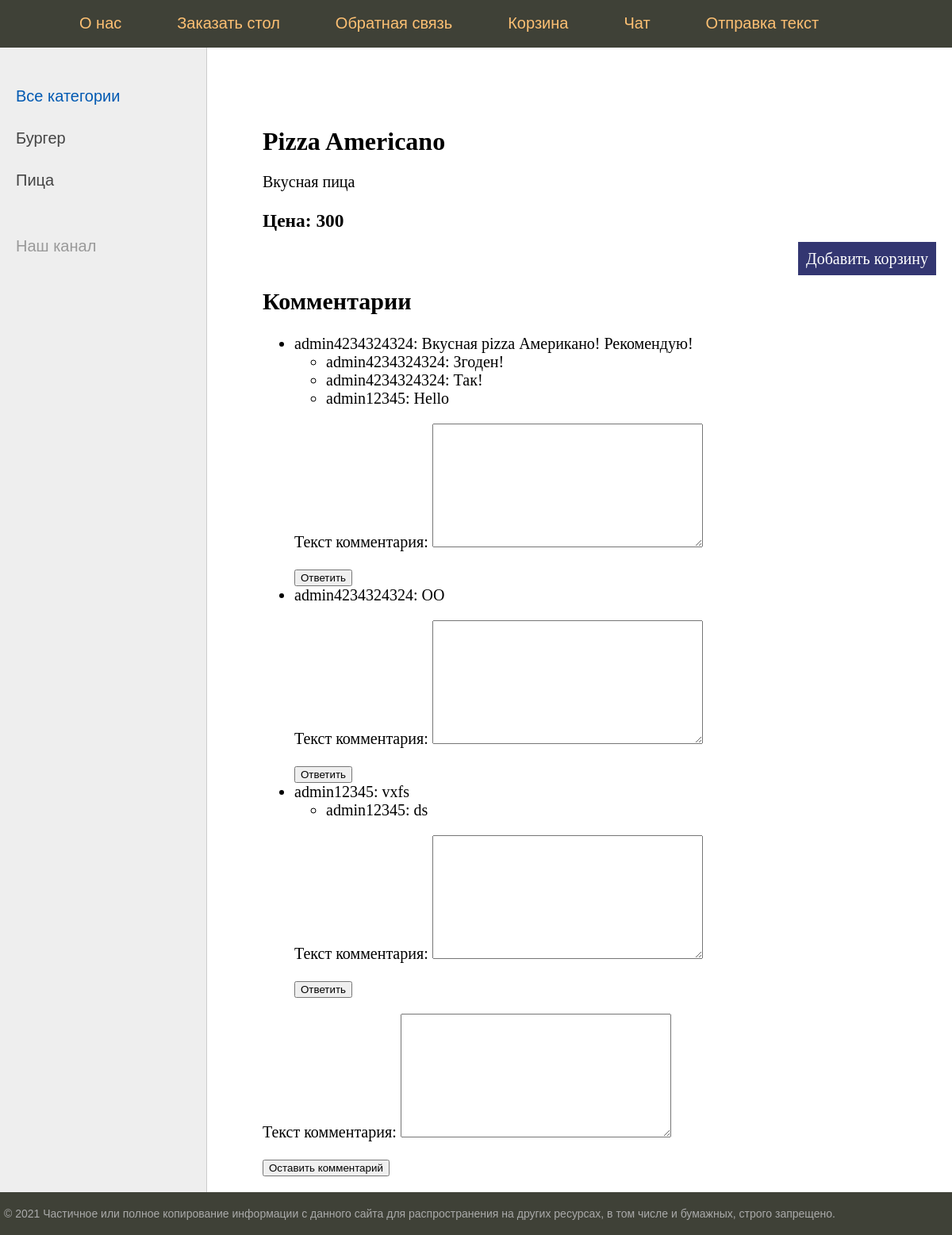
Page /post/pizza-americano/ (signed in) on the committed database.
### core/models.py (models this page shows, shortened)
class Category(models.Model):
    name = models.CharField(max_length=100, db_index=True, verbose_name="Категория")
    slug = models.SlugField(max_length=255, unique=True, null=True, db_index=True, verbose_name="URL")
    def get_absolute_url(self):
        return reverse('category', kwargs={'cat_id': self.pk})
    class Meta:
        verbose_name = "Категория"
        verbose_name_plural = 'Категория'
        ordering = ['name']

class Food(models.Model):
    title = models.CharField(max_length=255, verbose_name="Названия")
    content = models.TextField(blank=True, verbose_name="Описания")
    price = models.IntegerField(null=True, verbose_name="Цена")
    slug = models.SlugField(max_length=255, unique=True, null=True, db_index=True, verbose_name="URL")
    photo = models.ImageField(upload_to='photos/%Y/%m/%d', verbose_name="Фото")
    time_create = models.DateTimeField(auto_now_add=True, verbose_name="Время создание")
    time_upload = models.DateTimeField(auto_now=True, verbose_name="Время изменения")
    category = models.ForeignKey('Category', on_delete=models.PROTECT, null=True, verbose_name="Категория")
    class Meta:
        verbose_name = "Меню"
        verbose_name_plural = 'Меню'
        ordering = ['title']

class Comment(models.Model):
    user = models.ForeignKey(User, on_delete=models.CASCADE)
    food = models.ForeignKey(Food, related_name='comments', on_delete=models.CASCADE)
    text = models.TextField(verbose_name="Текст комментария")
    created_date = models.DateTimeField(auto_now_add=True, verbose_name="Дата создания")
    approved_comment = models.BooleanField(default=False)

class Reply(models.Model):
    user = models.ForeignKey(User, on_delete=models.CASCADE)
    comment = models.ForeignKey(Comment, related_name='replies', on_delete=models.CASCADE)
    text = models.TextField(verbose_name="Текст ответа")
    created_date = models.DateTimeField(auto_now_add=True, verbose_name="Дата создания")

### core/views.py (the view)
# urls.py: path('post/<slug:post_slug>/', cache_page(60)(ShowPost.as_view()), name='post'),
class ShowPost(DataMixin, DetailView):
    model = Food
    template_name = 'core/post.html'
    context_object_name = 'post'
    def get_context_data(self, *, object_list=None, **kwargs):
        context = super().get_context_data(**kwargs)
        c_def = self.get_user_context(title="")
        context['comments'] = self.object.comments.all()
        context['form'] = CommentForm()
        return context | c_def
    def get_object(self, queryset=None):
        post_slug = self.kwargs['post_slug']
        return Food.objects.get(slug=post_slug)
    def post(self, request, *args, **kwargs):
        form = CommentForm(request.POST)
        if form.is_valid():
            comment = form.save(commit=False)
            comment.user = request.user
            comment.food = self.get_object()
            comment.save()
            return redirect('post', post_slug=self.get_object().slug)
        context = self.get_context_data()
        context['form'] = form
        return self.render_to_response(context)

### core/forms.py
class CommentForm(forms.ModelForm):
    class Meta:
        model = Comment
        fields = ['text']

### core/utils.py (called while the page is built)
    def get_user_context(self, **kwargs):
        context = kwargs
        cats = cache.get("cats")
        if not cats:
            cats = Category.objects.all()
            cache.set("cats", cats, 15)
        user_menu = menu.copy()
        if not self.request.user.is_authenticated:
            user_menu.pop(1)
        context['menu'] = user_menu
        context['cats'] = cats
        if 'cat_selected' not in context:
            context['cat_selected'] = 0
        return context

### core/templates/core/post.html (shortened to what this page needs)
{% extends 'core/base.html' %}
{% block content %}
<h1>{{post.title}}</h1>
{{post.content|linebreaks}}
    <h3>Цена: {{post.price}}</h3>
<p class="link-read-post"><a href="{% url 'add_to_cart' post.id %}">Добавить корзину</a></p>
<h2>Комментарии</h2>
{% if comments %}
    <ul>
        {% for comment in comments %}
            <li>
                {{ comment.user.username }}: {{ comment.text }}
                {% if comment.replies.all %}
                    <ul>
                        {% for reply in comment.replies.all %}
                            <li>{{ reply.user.username }}: {{ reply.text }}</li>
                        {% endfor %}
                    </ul>
                {% endif %}
                <form method="POST" action="{% url 'reply_create' pk=comment.pk %}">
                    {{ form.as_p }}
                    <button type="submit">Ответить</button>
                </form>
            </li>
        {% endfor %}
    </ul>
{% else %}
    <p>No comments yet.</p>
{% endif %}
<form method="POST" action="{% url 'comment_create' post_slug=post.slug %}">
    {{ form.as_p }}
    <button type="submit">Оставить комментарий</button>
</form>
{% endblock %}

### core/templates/core/base.html (shortened to what this page needs)
{% load static %}
<!DOCTYPE html>
<html>
<head>
	<link type="text/css" href="{% static 'core/css/styles.css' %}" rel="stylesheet" />
</head>
<body>
<table class="table-page" border=0 cellpadding="0" cellspacing="0">
<tr><td valign=top>
{% block mainmenu %}
		<div class="header">
			<ul id="mainmenu" class="mainmenu">
			<li class="logo"><a href="{% url 'home' %}"><div class="logo"></div></a></li>
{% for m in menu %}
		<li><a href="{% url m.url_name %}">{{m.title}}</a></li>
{% endfor %}
			{% if request.user.is_authenticated %}
			<li class="last"> {{user.username}} | <a href="{% url 'logout' %}">Выйти</a></li>
			{% else %}
			<li class="last"><a href="{% url 'register' %}">Регистрация</a> | <a href="{% url 'login' %}">Войти</a></li>
			{% endif %}
			</ul>
		</div>
{% endblock mainmenu %}
<table class="table-content" border=0 cellpadding="0" cellspacing="0">
<tr>
	<td valign="top" class="left-chapters">
	<ul id="leftchapters">
{% if cat_selected == 0 %}
		<li class="selected">Все категории</li>
{% else %}
		<li><a href="{% url 'home' %}">Все категории</a></li>
{% endif %}
{% for c in cats %}
		{% if c.slug == cat_selected %}
			<li class="selected">{{c.name}}</li>
		{% else %}
			<li><a href="{{ c.get_absolute_url }}">{{c.name}}</a></li>
		{% endif %}
{% endfor %}
		<li class="share">
		<p>Наш канал</p>
		<a class="share-yt" href="https://www.youtube.com/channel/UClJzWfGWuGJL2t-3dYKcHTA/playlists" target="_blank" rel="nofollow"></a>
		</li>
	</ul>
</td>
<td valign="top" class="content">
	<div class="content-text">
	{% block content %}
	{% endblock %}
	</div>
</td></tr></table>
</td></tr>
<tr><td valign=top>
	<div id="footer">
		<p>&copy; 2021 Частичное или полное копирование информации с данного сайта для распространения на других ресурсах, в том числе и бумажных, строго запрещено.</p>
	</div>
</td></tr></table>
</body>
</html>

### core/static/core/css/styles.css (style rules this page uses)
html, body { font-family: 'Arial'; margin: 0; padding: 0; height: 100%; width: 100%; color: #444; }
a { color: #0059b2; text-decoration: none; }
p.link-read-post { text-align: right; }
p.link-read-post a { padding: 10px; min-width: 100px; background: #333671; color: #fff; text-decoration: none; }
.table-page { width: 100%; height: 100%; vertical-align: top; }
.table-page tr { height: 100%; }
.header { background: #3F4137; height: 60px; }
.logo { background: url('../images/logo.png') no-repeat 10px 5px; width: 70px; height: 60px; }
ul.mainmenu { list-style: none; margin: 0; padding: 0; height: 60px; color: #fdc073; font-size: 20px; overflow: hidden; }
ul.mainmenu li { float: left; margin: 18px 40px 0 30px; }
ul.mainmenu li.logo { margin: 0; }
ul.mainmenu li.last { float: right; }
ul.mainmenu li a { color: #fdc073; text-decoration: none; }
.table-content { width: 100%; min-height: 100%; height: 100%; }
.left-chapters { margin: 0; background: #eee; border-right: 1px solid #ccc; min-height: 100%; }
.left-chapters ul { width: 230px; min-height: 100%; margin: 0; padding: 20px 10px 10px 20px; list-style: none; font-size: 20px; }
.left-chapters ul li { margin: 30px 0 0 0; color: #999; }
.left-chapters ul li.selected { color: #0059b2; }
.left-chapters ul li a { color: #444; text-decoration: none; }
.left-chapters ul li.share { margin: 60px 0 0 0; }
.left-chapters ul li.share p { margin: 30px 0 30px 0; }
.left-chapters ul li.share a { display: inline-block; width: 40px; height: 40px; margin: 0 20px 0 0; }
.left-chapters ul li.share a.share-yt { width: 100%; height: 30px; background: url('../images/share_yt.png') no-repeat 0 0 }
.content { padding: 40px 20px 20px 40px; width: 100%; box-sizing: border-box; }
.content-text { margin: 60px 0 0 30px; color: #000; font-size: 20px; font-family: Yandex Sans Display Light; }
.content-text h1 { font-size: 32px; }
#footer { box-sizing: border-box; background: #3F4137; padding: 5px; color: #aaa; font-size: 14px; font-family: Verdana, Geneva, Arial, Helvetica; text-align: left; overflow: hidden; }

### rows in the picture
Category: name "Бургер"
Category: name "Пица"
Food: title "Pizza Americano", content "Вкусная пица", price "300"
Comment: user.username "admin4234324324", text "Вкусная pizza Американо! Рекомендую!"
Reply: user.username "admin4234324324", text "Згоден!"
Reply: user.username "admin4234324324", text "Так!"
Reply: user.username "admin12345", text "Hello"
Comment: user.username "admin4234324324", text "ОО"
Comment: user.username "admin12345", text "vxfs"
Reply: user.username "admin12345", text "ds"

### other values in the picture
{{ m.title }} "О нас" "Заказать стол" "Обратная связь" "Корзина" "Чат" "Отправка текст"
